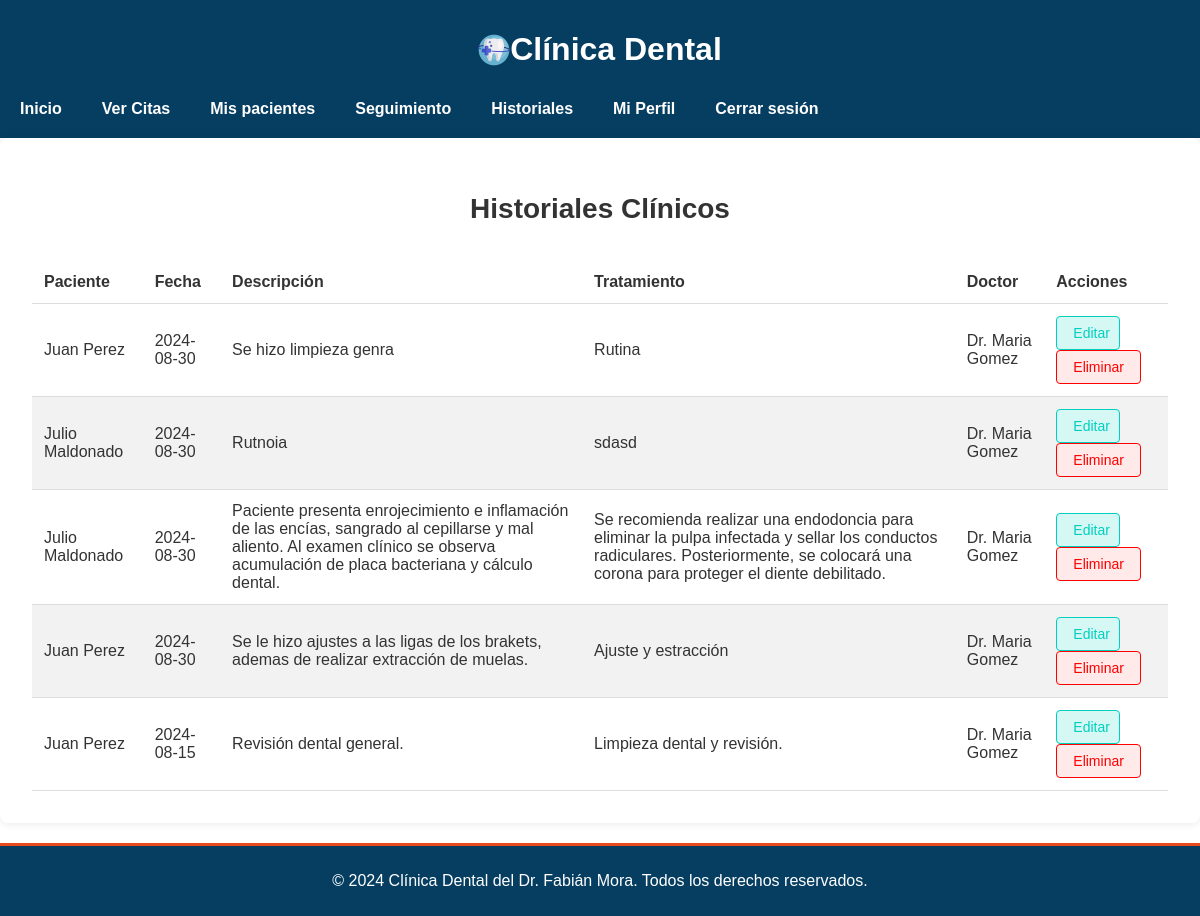
Screenshot of /Doctores/ver_historial.php (signed in) with the database file from the repository.
### tables this page shows
CREATE TABLE `historial_clinico` (
  `id` int(11) NOT NULL,
  `paciente_id` int(11) NOT NULL,
  `fecha` date NOT NULL,
  `descripcion` text DEFAULT NULL,
  `tratamiento` text DEFAULT NULL,
  `doctor_id` int(11) NOT NULL
);

CREATE TABLE `usuarios` (
  `id` int(11) NOT NULL,
  `nombre` varchar(100) NOT NULL,
  `email` varchar(100) NOT NULL,
  `contrasena` varchar(255) NOT NULL,
  `rol` enum('paciente','doctor','administrador') NOT NULL,
  `fecha_creacion` timestamp NOT NULL DEFAULT current_timestamp(),
  `direccion` varchar(255) NOT NULL,
  `telefono` varchar(255) NOT NULL,
  `fecha_nacimiento` date DEFAULT NULL
);

CREATE TABLE `doctores` (
  `id` int(11) NOT NULL,
  `usuario_id` int(11) DEFAULT NULL,
  `especialidad` varchar(100) DEFAULT NULL,
  `sede_id` int(11) DEFAULT NULL,
  `telefono` varchar(20) DEFAULT NULL,
  `nombre` varchar(100) DEFAULT NULL,
  `direccion` varchar(255) NOT NULL,
  `email` varchar(255) DEFAULT NULL,
  `fecha_nacimiento` date DEFAULT NULL
);

### Doctores/ver_historial.php (the view, shortened to what this page needs)
<?php
require '../Conexion/conexion.php';
try {
    $usuario_id = $_SESSION['usuario_id'];
    $stmt = $pdo->prepare('
        SELECT historial_clinico.id, historial_clinico.fecha, historial_clinico.descripcion, historial_clinico.tratamiento,
               doctores.nombre AS doctor, usuarios.nombre AS paciente
        FROM historial_clinico
        JOIN doctores ON historial_clinico.doctor_id = doctores.id
        JOIN pacientes ON historial_clinico.paciente_id = pacientes.id
        JOIN usuarios ON pacientes.usuario_id = usuarios.id
        WHERE doctores.usuario_id = :usuario_id
        ORDER BY historial_clinico.fecha DESC
    ');
    $stmt->bindParam(':usuario_id', $usuario_id, PDO::PARAM_INT);
    $stmt->execute();
    $historiales = $stmt->fetchAll(PDO::FETCH_ASSOC);
} catch (PDOException $e) {
    die('Error en la consulta: ' . $e->getMessage());
}
?>
<!DOCTYPE html>
<html lang="es">
<head>
    <link rel="stylesheet" href="/css/styles.css">
</head>
<body>
<header class="header">
        <div class="container">
            <h1 class="logo">
                <img src="/Imagenes/odontologia.png" alt="Logo de Clínica Dental">
                Clínica Dental
            </h1>
            <nav class="nav">
                <a href="principal_doctores.php" class="nav-link">Inicio</a>
                <a href="ver_citas.php" class="nav-link">Ver Citas</a>
                <a href="ver_paciente.php" class="nav-link">Mis pacientes</a>
                <a href="seguimiento.php"class="nav-link">Seguimiento</a>
                <a href="ver_historial.php"class="nav-link">Historiales</a>
                <a href="perfil.php" class="nav-link">Mi Perfil</a>
                <a href="../logout.php" class="nav-link">Cerrar sesión</a>
            </nav>
        </div>
    </header>
    <main>
        <section class="container-principal">
            <h2>Historiales Clínicos</h2>
            <table class="table">
                <thead>
                    <tr>
                        <th>Paciente</th>
                        <th>Fecha</th>
                        <th>Descripción</th>
                        <th>Tratamiento</th>
                        <th>Doctor</th>
                        <th>Acciones</th>
                    </tr>
                </thead>
                <tbody>
                    <?php if (count($historiales) > 0): ?>
                        <?php foreach ($historiales as $historial): ?>
                            <tr>
                                <td><?php echo htmlspecialchars($historial['paciente']); ?></td>
                                <td><?php echo htmlspecialchars($historial['fecha']); ?></td>
                                <td><?php echo htmlspecialchars($historial['descripcion']); ?></td>
                                <td><?php echo htmlspecialchars($historial['tratamiento']); ?></td>
                                <td><?php echo htmlspecialchars($historial['doctor']); ?></td>
                                <td>
                                    <a href="editar_historial.php?id=<?php echo htmlspecialchars($historial['id']); ?>" class="btn-editar">Editar</a>
                                    <button class="btn-eliminar" data-id="<?php echo htmlspecialchars($historial['id']); ?>" class="btn-eliminar" data-accion="eliminar" onclick="return confirm('¿Estás seguro de que deseas eliminar este historial?');">Eliminar</button>
                                </td>
                            </tr>
                        <?php endforeach; ?>
                    <?php else: ?>
                        <tr>
                            <td colspan="6">No hay historiales clínicos disponibles.</td>
                        </tr>
                    <?php endif; ?>
                </tbody>
            </table>
        </section>
    </main>
</body>
<footer class="footer">
    <div class="container">
        <p>&copy; 2024 Clínica Dental del Dr. Fabián Mora. Todos los derechos reservados.</p>
    </div>
</footer>
</html>

### css/styles.css (style rules this page uses)
body { font-family: 'Arial', sans-serif; margin: 0; padding: 0; }
.header { background: #063e61; color: #fff; padding: 10px 0; justify-content: center; }
.header .logo { display: flex; align-items: center; justify-content: center; }
.header .logo img { max-width: 120px; height: auto; }
.nav { display: flex; justify-content: left; }
.nav .nav-link { text-decoration: none; color: #fff; padding: 10px 20px; display: block; font-weight: bold; transition: background 0.3s, color 0.3s; }
body { font-family: 'Arial', sans-serif; color: #333; margin: 0; padding: 0; }
footer { background: #063e61; color: #ffffff; text-align: center; padding: 10px 0; margin-top: 20px; border-top: #e8491d 3px solid; }
.table { width: 100%; height: 100%; border-collapse: collapse; margin-top: 20px; }
.table th, .table td { padding: 12px; text-align: left; border-bottom: 1px solid #ddd; }
.table th { background-color: none; color: #333; font-weight: bold; }
.table tr:nth-child(even) { background-color: #f2f2f2; }
button.btn-eliminar { display: inline-block; padding: 0.5rem 1rem; font-size: 0.875rem; color: #ff0000; background-color: #ffe9e9; border: 1px solid #ff0000; border-radius: 4px; text-decoration: none; transition: background-color 0.3s, color 0.3s; }
.btn-editar { display: inline-block; padding: 0.5rem 1rem; width: 30%; font-size: 0.875rem; text-align: center; color: #00cfbe; background-color: #d5f8f5; border: 1px solid #00cfbe; border-radius: 4px; text-decoration: none; transition: background-color 0.3s, color 0.3s; }
.btn-eliminar { display: inline-block; padding: 0.5rem 1rem; font-size: 0.875rem; color: #ff0000; background-color: #ffe9e9; border: 1px solid #ff0000; border-radius: 4px; text-decoration: none; transition: background-color 0.3s, color 0.3s; }
.container-principal { padding: 2rem; max-width: 1200px; margin: 0 auto; background-color: #ffffff; border-radius: 8px; box-shadow: 0 0 10px rgba(0, 0, 0, 0.1); position: relative; min-height: 600px; display: flex; flex-direction: column; }
h2 { font-size: 1.75rem; color: #333; margin-bottom: 1rem; text-align: center; }

### rows the page displays
historial_clinico: usuarios.nombre "Juan Perez", fecha "2024-08-30", descripcion "Se hizo limpieza genra", tratamiento "Rutina", doctor.nombre "Dr. Maria Gomez"
historial_clinico: usuarios.nombre "Julio Maldonado", fecha "2024-08-30", descripcion "Rutnoia", tratamiento "sdasd", doctor.nombre "Dr. Maria Gomez"
historial_clinico: usuarios.nombre "Julio Maldonado", fecha "2024-08-30", descripcion "Paciente presenta enrojecimiento e inflamación de las encías, sangrado al cepillarse y mal aliento. Al examen clínico se observa acumulación de placa bacteriana y cálculo dental.", tratamiento "Se recomienda realizar una endodoncia para eliminar la pulpa infectada y sellar los conductos radiculares. Posteriormente, se colocará una corona para proteger el diente debilitado.", doctor.nombre "Dr. Maria Gomez"
historial_clinico: usuarios.nombre "Juan Perez", fecha "2024-08-30", descripcion "Se le hizo ajustes a las ligas de los brakets, ademas de realizar extracción de muelas.", tratamiento "Ajuste y estracción", doctor.nombre "Dr. Maria Gomez"
historial_clinico: usuarios.nombre "Juan Perez", fecha "2024-08-15", descripcion "Revisión dental general.", tratamiento "Limpieza dental y revisión.", doctor.nombre "Dr. Maria Gomez"
